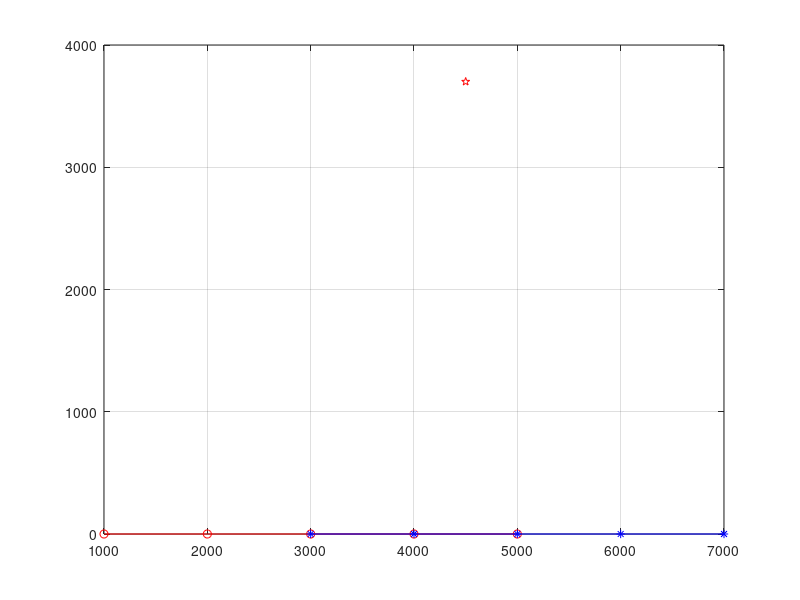

Recreate this plot in MATLAB.
clear all;
close all;
clc;
tic
CF1=0; %show cost function
CF11=0; %show cost function
DPDRun = 1;
STRun = 1;
Nexp = 100; % Number of Monte-Carlo trials 
Known_Unknown_Sig   = 0; % 1- Known Signal, 0 - Unknown Signals
c = 3e8;                                               % Speed of light - 3*10^2 m/s
Q = 1;                                                  % Number of emitters
K = 5; %5                                         % Number of interception intervals
L = 2;%3;                                              % Number of receivers
SNRdB =  (-15:10:45) ;  %ajw
if CF1==1 || CF11==1
    SNRdB = 100;
end
ReceiverSpeed = 3e2;                      % receiver velocity (identical to all)
dist_mult = 1e3;
EmitterPos  = [4500 3700]; % [[1+5*rand,1+5*rand]*dist_mult;
fc  = 1e9;                             % carrier frequency
Ni_vec  =  zeros(1,K); %transmitter frequency shifts

max_dop = ReceiverSpeed/c*fc;
Fs=2^23;   % sampling low resolution
Ts = 1/Fs;
Ns = 2^9 ;   % - Number of samples in observation (after sampling the observation)
T0=Ns/Fs; % observation time


time_vec = (0:Ns-1)*Ts;
freq_vec = (0:Ns-1)*(Fs/Ns);
f_delta = freq_vec(2)-freq_vec(1);

ReceiverPos(:,1,1) =     (0:K-1)'*dist_mult +1000;
ReceiverPos(:,2,1) =    (0*ones(1,K))'*dist_mult;
ReceiverVel(:,:,1) =      (ones(K,1)*[ReceiverSpeed 0]);

ReceiverPos(:,1,2) =     (0:K-1)'*dist_mult +3000;
ReceiverPos(:,2,2) =     (0*ones(1,K))'*dist_mult;
ReceiverVel(:,:,2) =     (ones(K,1)*[ReceiverSpeed 0]);

figure
plot(ReceiverPos(:,1,1),ReceiverPos(:,2,1),'r-o', ReceiverPos(:,1,2),ReceiverPos(:,2,2),'b-*',...
    EmitterPos(1),EmitterPos(2),'rp') ; grid on
drawnow

%[TOA,Doppler_shift] = Create_Tau_Doppler(EmitterPos,ReceiverPos,ReceiverVel,fc,c,L,K);

sigma2Vec = 10.^(-SNRdB/10);                             % noise variance
sigma2dBVec = 10*log10(sigma2Vec);                              % noise variance [dB]

% %%%%%%%%%%%%%%%%%%%%%%%%%%%%%%%%%%%%%%%%%%%%%%

Norm_mat = zeros(length(SNRdB),Nexp);
Norm_mat_ST= Norm_mat;
Poserr_DPD = zeros(1,length(SNRdB));
Bias_DPD = Poserr_DPD;    Poserr_ST = Poserr_DPD ;   Bias_ST = Bias_DPD;
r_vec_t = zeros(Ns,K,L);
r_vec_f = zeros(Ns,K,L);
r_vec_f_temp = zeros(2*Ns,K,L);

disp('Generating Data...')
NOF = 51;

%amplitudes = ones(K,NOF);
phases = rand(K,NOF)*0;
if NOF>1
    f0 = (1:NOF)./T0;
    f1 = f0(f0<0.4*Fs);
else
    f1 = 1/T0;
end

sss = ['V = ',int2str(ReceiverSpeed),' [m/s], f_c = ',num2str(fc/1e9),' [GHz], T_0 = ',int2str(round(T0/1e-6)),' [\mu Sec], F_s = ',num2str(Fs/1e6,'%3.1f'),' [MHz], BW = ',num2str(f1(end)/1e6,'%3.1f'), ' [MHz]'];
disp(sss)
